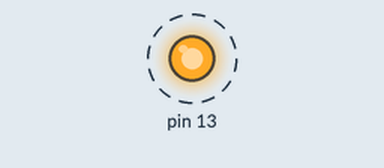
Simulated run of this sketch. Board: Arduino Uno, built with avr-gcc and run on an emulated ATmega328P. Shown: output pins drawn as LEDs (lit = HIGH). Dashed ring = blinking.

Above: at 0.2 s.
Timing chart, 0 to 3.2 s (numbered marks = the images above):
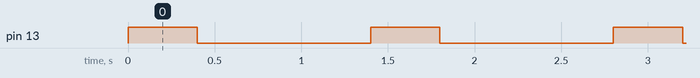

Measured:
- by itself, pin 13: alternates HIGH for 0.40 s and LOW for 1.0 s

The sketch:

blink-led.ino
```cpp
void setup() {
  // El ping 13 será la salida
  pinMode(13, OUTPUT);
}

void loop() {
  // que ping encendera
  digitalWrite(13, HIGH);
  delay(400); // se encendera 1s
  digitalWrite(13, LOW);
  delay(1000); // se apagara por 4ms
}
```
